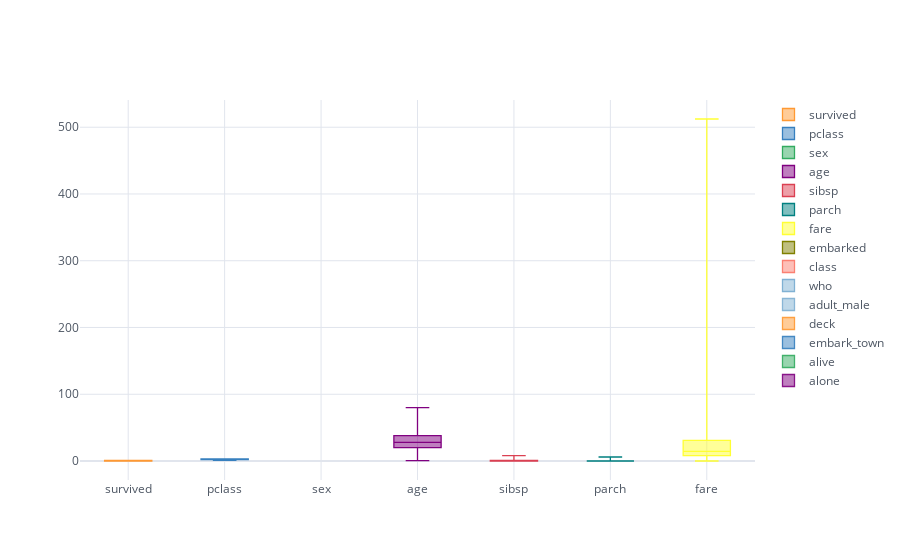

Write notebook code for a chart like this one.
### Code cell
titanic.iplot(kind="box")

### Figure 1 — Plotly figure (JSON) as saved in the notebook; plotly's stock layout.template omitted (floating-point values rounded to 4 significant figures; data arrays with more than 128 entries replaced by an {"elided": "..."} marker saying what was removed)
{"data": [{"boxpoints": false, "line": {"width": 1.3}, "marker": {"color": "rgba(255, 153, 51, 1.0)"}, "name": "survived", "orientation": "v", "type": "box", "y": {"elided": "891 int values"}}, {"boxpoints": false, "line": {"width": 1.3}, "marker": {"color": "rgba(55, 128, 191, 1.0)"}, "name": "pclass", "orientation": "v", "type": "box", "y": {"elided": "891 int values"}}, {"boxpoints": false, "line": {"width": 1.3}, "marker": {"color": "rgba(50, 171, 96, 1.0)"}, "name": "sex", "orientation": "v", "type": "box", "y": {"elided": "891 str values"}}, {"boxpoints": false, "line": {"width": 1.3}, "marker": {"color": "rgba(128, 0, 128, 1.0)"}, "name": "age", "orientation": "v", "type": "box", "y": {"elided": "891 float values"}}, {"boxpoints": false, "line": {"width": 1.3}, "marker": {"color": "rgba(219, 64, 82, 1.0)"}, "name": "sibsp", "orientation": "v", "type": "box", "y": {"elided": "891 int values"}}, {"boxpoints": false, "line": {"width": 1.3}, "marker": {"color": "rgba(0, 128, 128, 1.0)"}, "name": "parch", "orientation": "v", "type": "box", "y": {"elided": "891 int values"}}, {"boxpoints": false, "line": {"width": 1.3}, "marker": {"color": "rgba(255, 255, 51, 1.0)"}, "name": "fare", "orientation": "v", "type": "box", "y": {"elided": "891 float values"}}, {"boxpoints": false, "line": {"width": 1.3}, "marker": {"color": "rgba(128, 128, 0, 1.0)"}, "name": "embarked", "orientation": "v", "type": "box", "y": {"elided": "891 str values"}}, {"boxpoints": false, "line": {"width": 1.3}, "marker": {"color": "rgba(251, 128, 114, 1.0)"}, "name": "class", "orientation": "v", "type": "box", "y": {"elided": "891 str values"}}, {"boxpoints": false, "line": {"width": 1.3}, "marker": {"color": "rgba(128, 177, 211, 1.0)"}, "name": "who", "orientation": "v", "type": "box", "y": {"elided": "891 str values"}}, {"boxpoints": false, "line": {"width": 1.3}, "marker": {"color": "rgba(128, 177, 211, 0.8999999999999999)"}, "name": "adult_male", "orientation": "v", "type": "box", "y": {"elided": "891 bool values"}}, {"boxpoints": false, "line": {"width": 1.3}, "marker": {"color": "rgba(255, 153, 51, 0.8999999999999999)"}, "name": "deck", "orientation": "v", "type": "box", "y": {"elided": "891 str values"}}, {"boxpoints": false, "line": {"width": 1.3}, "marker": {"color": "rgba(55, 128, 191, 0.8999999999999999)"}, "name": "embark_town", "orientation": "v", "type": "box", "y": {"elided": "891 str values"}}, {"boxpoints": false, "line": {"width": 1.3}, "marker": {"color": "rgba(50, 171, 96, 0.8999999999999999)"}, "name": "alive", "orientation": "v", "type": "box", "y": {"elided": "891 str values"}}, {"boxpoints": false, "line": {"width": 1.3}, "marker": {"color": "rgba(128, 0, 128, 0.8999999999999999)"}, "name": "alone", "orientation": "v", "type": "box", "y": {"elided": "891 bool values"}}], "layout": {"legend": {"bgcolor": "#FFFFFF", "font": {"color": "#4D5663"}}, "paper_bgcolor": "#FFFFFF", "plot_bgcolor": "#FFFFFF", "title": {"font": {"color": "#4D5663"}}, "xaxis": {"gridcolor": "#E1E5ED", "showgrid": true, "tickfont": {"color": "#4D5663"}, "title": {"font": {"color": "#4D5663"}, "text": ""}, "zerolinecolor": "#E1E5ED"}, "yaxis": {"gridcolor": "#E1E5ED", "showgrid": true, "tickfont": {"color": "#4D5663"}, "title": {"font": {"color": "#4D5663"}, "text": ""}, "zerolinecolor": "#E1E5ED"}}}
